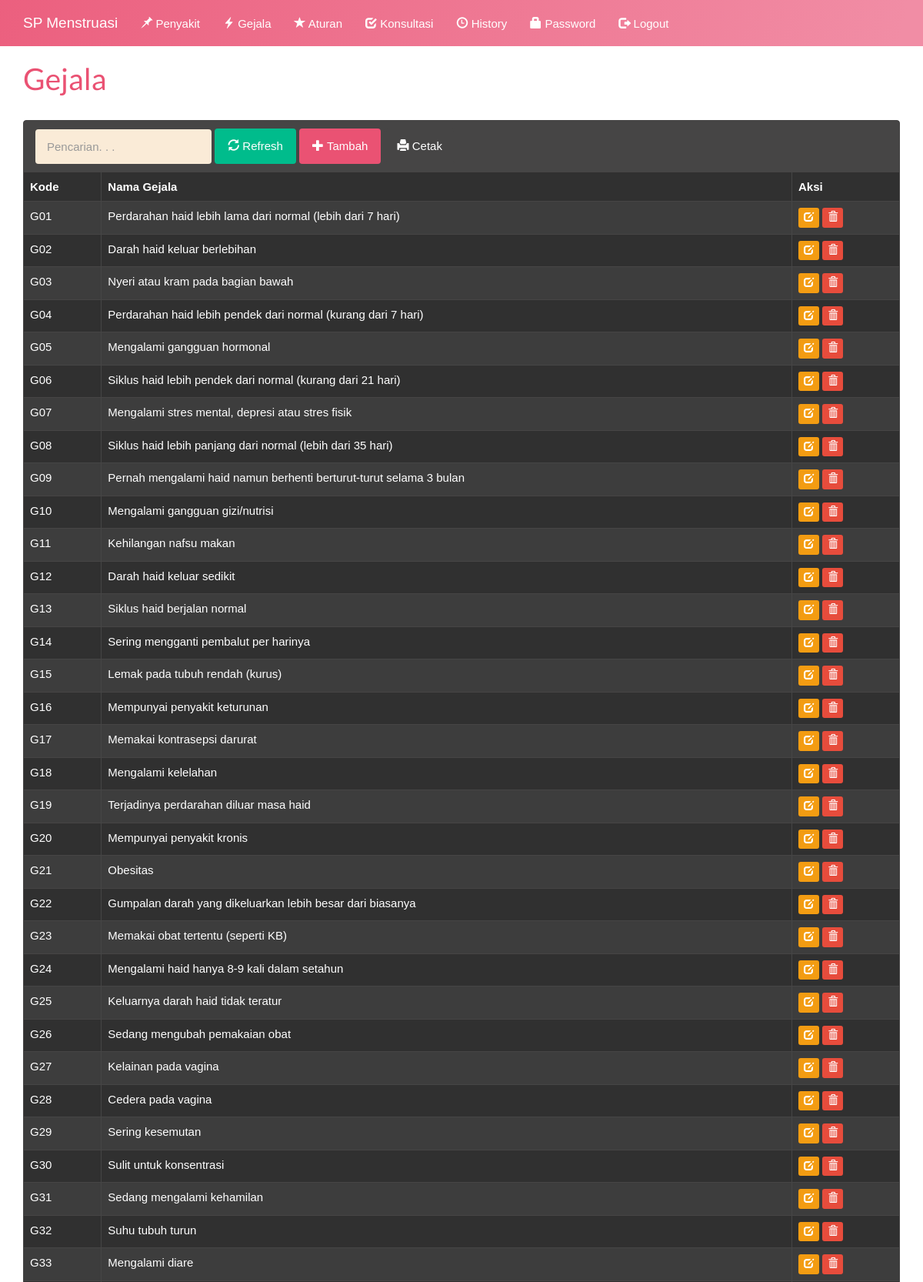
Screenshot of /index.php?m=gejala (signed in, upper part) with the database file from the repository.
### tables this page shows
CREATE TABLE `tb_gejala` (
  `kode_gejala` varchar(16) NOT NULL,
  `nama_gejala` varchar(255) DEFAULT NULL,
  `nomor` int(11) NOT NULL
);

### functions.php (called while the page is built, shortened)
<?php
include 'config.php';
include 'includes/db.php';
$db = new DB($config['server'], $config['username'], $config['password'], $config['database_name']);
function _get($key, $val = null)
{
    if (isset($_GET[$key]))
        return $_GET[$key];
    else
        return $val;
}

### config.php (called while the page is built)
<?php
$config["server"] = 'localhost';
$config["username"] = 'root';
$config["password"] = '';
$config["database_name"] = 'spmk3213_es_menstruasi';

### includes/db.php (called while the page is built, shortened)
<?php
class DB
{
	var $conn = null;
	public function __construct($host, $username, $passwd, $dbname)
	{
		$this->conn = mysqli_connect($host, $username, $passwd, $dbname);
	}
	public function query($sql)
	{
		$query = mysqli_query($this->conn, $sql) or die('<pre>Error mysqli_query: ' . mysqli_error($this->conn) . '<br />' . $sql . '</pre>');
		return $query;
	}
	public function get_results($sql)
	{
		$query = $this->query($sql);
		$arr = array();
		while ($row = mysqli_fetch_object($query)) {
			$arr[] = $row;
		}
		return $arr;
	}
}

### gejala.php (the view, shortened to what this page needs)
<div class="page-header">
    <h1>Gejala</h1>
</div>
<div class="panel panel-default">
    <div class="panel-heading">
        <form class="form-inline">
            <div class="form-group">
                <input class="form-control" type="text" placeholder="Pencarian. . ." name="q" value="<?= _get('q') ?>" />
            </div>
            <div class="form-group">
                <button class="btn btn-success"><span class="glyphicon glyphicon-refresh"></span> Refresh</button>
            </div>
            <div class="form-group">
                <a class="btn btn-primary" href="?m=gejala_tambah"><span class="glyphicon glyphicon-plus"></span> Tambah</a>
            </div>
            <div class="form-group">
                <a class="btn btn-default" href="cetak.php?m=gejala&q=<?= _get('q') ?>" target="_blank"><span class="glyphicon glyphicon-print"></span> Cetak</a>
            </div>
        </form>
    </div>
    <div class="table-responsive">
        <table class="table table-bordered table-hover table-striped color-white">
            <thead>
                <tr>
                    <th>Kode</th>
                    <th>Nama Gejala</th>
                    <th>Aksi</th>
                </tr>
            </thead>
            <?php
            $q = esc_field(_get('q'));
            $rows = $db->get_results("SELECT * FROM tb_gejala
        WHERE kode_gejala LIKE '%$q%' OR nama_gejala LIKE '%$q%'
        ORDER BY kode_gejala");
            foreach ($rows as $row) : ?>
                <tr>
                    <td><?= $row->kode_gejala ?></td>
                    <td><?= $row->nama_gejala ?></td>
                    <td class="nw">
                        <a class="btn btn-xs btn-warning" href="?m=gejala_ubah&amp;ID=<?= $row->kode_gejala ?>"><span class="glyphicon glyphicon-edit"></span></a>
                        <a class="btn btn-xs btn-danger" href="aksi.php?act=gejala_hapus&amp;ID=<?= $row->kode_gejala ?>" onclick="return confirm('Hapus data?')"><span class="glyphicon glyphicon-trash"></span></a>
                    </td>
                </tr>
            <?php endforeach;
            ?>
        </table>
    </div>
</div>

### assets/css/general.css (style rules this page uses)
html { position: relative; min-height: 100%; }
body { margin-bottom: 70px; }
.nw { white-space: nowrap; }
.page-header { margin-top: 0; padding-bottom: 0; }
.page-header h1 { margin-top: 0; }

### assets/style.css (style rules this page uses)
* { padding: 0; margin: 0; text-decoration: none !important; list-style: none; font-family: "DM Sans", sans-serif; scroll-behavior: smooth; }
.btn-primary { background-color: #ea5273; color:#ffffff; border-color: #ea5273; }
body { background-color:#ffffff; color: #ea5273; }
.color-white { color:#ffffff; }
.form-control { background-color:antiquewhite; }

### rows the page displays
tb_gejala: kode_gejala "G01", nama_gejala "Perdarahan haid lebih lama dari normal (lebih dari 7 hari)"
tb_gejala: kode_gejala "G02", nama_gejala "Darah haid keluar berlebihan"
tb_gejala: kode_gejala "G03", nama_gejala "Nyeri atau kram pada bagian bawah"
tb_gejala: kode_gejala "G04", nama_gejala "Perdarahan haid lebih pendek dari normal (kurang dari 7 hari)"
tb_gejala: kode_gejala "G05", nama_gejala "Mengalami gangguan hormonal"
tb_gejala: kode_gejala "G06", nama_gejala "Siklus haid lebih pendek dari normal (kurang dari 21 hari)"
tb_gejala: kode_gejala "G07", nama_gejala "Mengalami stres mental, depresi atau stres fisik"
tb_gejala: kode_gejala "G08", nama_gejala "Siklus haid lebih panjang dari normal (lebih dari 35 hari)"
tb_gejala: kode_gejala "G09", nama_gejala "Pernah mengalami haid namun berhenti berturut-turut selama 3 bulan"
tb_gejala: kode_gejala "G10", nama_gejala "Mengalami gangguan gizi/nutrisi"
tb_gejala: kode_gejala "G11", nama_gejala "Kehilangan nafsu makan"
tb_gejala: kode_gejala "G12", nama_gejala "Darah haid keluar sedikit"
tb_gejala: kode_gejala "G13", nama_gejala "Siklus haid berjalan normal"
tb_gejala: kode_gejala "G14", nama_gejala "Sering mengganti pembalut per harinya"
tb_gejala: kode_gejala "G15", nama_gejala "Lemak pada tubuh rendah (kurus)"
tb_gejala: kode_gejala "G16", nama_gejala "Mempunyai penyakit keturunan"
tb_gejala: kode_gejala "G17", nama_gejala "Memakai kontrasepsi darurat"
tb_gejala: kode_gejala "G18", nama_gejala "Mengalami kelelahan"
tb_gejala: kode_gejala "G19", nama_gejala "Terjadinya perdarahan diluar masa haid"
tb_gejala: kode_gejala "G20", nama_gejala "Mempunyai penyakit kronis"
tb_gejala: kode_gejala "G21", nama_gejala "Obesitas"
tb_gejala: kode_gejala "G22", nama_gejala "Gumpalan darah yang dikeluarkan lebih besar dari biasanya"
tb_gejala: kode_gejala "G23", nama_gejala "Memakai obat tertentu (seperti KB)"
tb_gejala: kode_gejala "G24", nama_gejala "Mengalami haid hanya 8-9 kali dalam setahun"
tb_gejala: kode_gejala "G25", nama_gejala "Keluarnya darah haid tidak teratur"
tb_gejala: kode_gejala "G26", nama_gejala "Sedang mengubah pemakaian obat"
tb_gejala: kode_gejala "G27", nama_gejala "Kelainan pada vagina"
tb_gejala: kode_gejala "G28", nama_gejala "Cedera pada vagina"
tb_gejala: kode_gejala "G29", nama_gejala "Sering kesemutan"
tb_gejala: kode_gejala "G30", nama_gejala "Sulit untuk konsentrasi"
tb_gejala: kode_gejala "G31", nama_gejala "Sedang mengalami kehamilan"
tb_gejala: kode_gejala "G32", nama_gejala "Suhu tubuh turun"
tb_gejala: kode_gejala "G33", nama_gejala "Mengalami diare"
